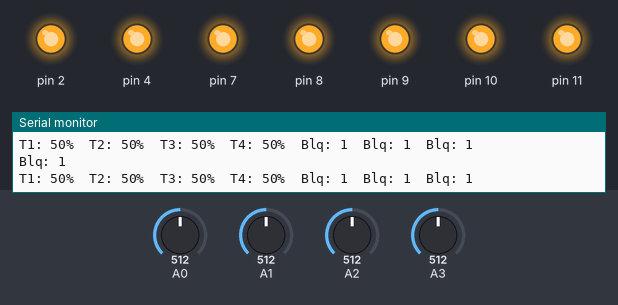
Recording of a sketch running on a simulated Arduino Uno, built with avr-gcc and run on an emulated ATmega328P. On the bench: output pins drawn as LEDs (lit = HIGH), the last lines printed to the serial monitor. Inputs (shaded band) come from the test bench; at power-on: A0 = 512, A1 = 512, A2 = 512, A3 = 512.

Above: at 1.2 s.
1.3 s: A0 set to 853
4.3 s: A0 set to 886
At 4.7 s:
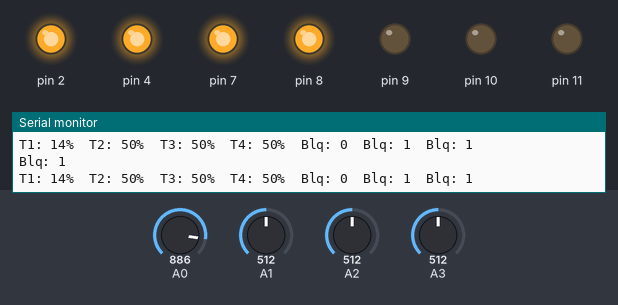
5.8 s: A1 set to 905
8.8 s: A1 set to 936
At 9.1 s:
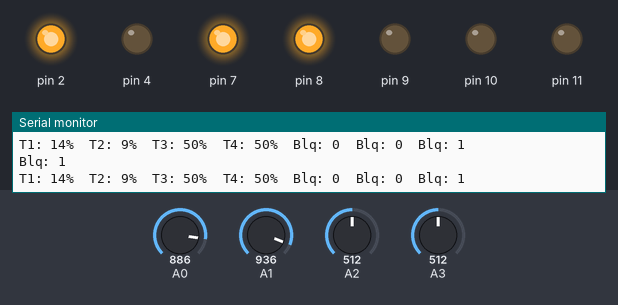
10.3 s: A2 set to 913
13.3 s: A2 set to 938
At 13.9 s:
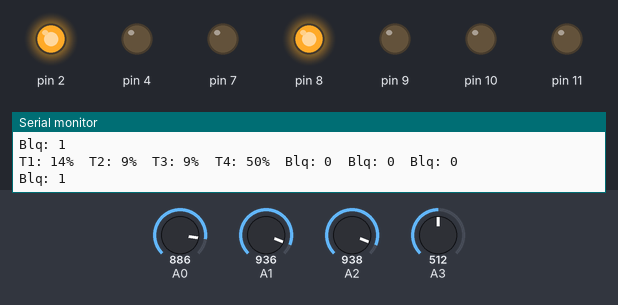
Timing chart, 0 to 15.8 s (numbered marks = the images above; inputs shaded):
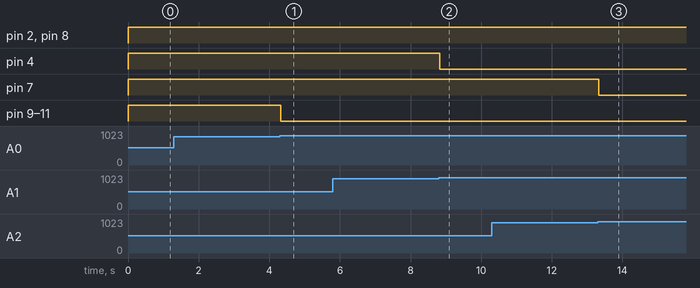

The sketch:

tanques_de_agua-4TANQUES.ino
```cpp
int tank1_level;
int tank2_level;
int tank3_level;
bool tank1_shutdown;
bool tank2_shutdown;
bool tank3_shutdown;
int tank4_level;
bool tank4_shutdown;


void setup() {
  Serial.begin(9600);
  Serial.println("Circuito de Tanques - Aguilas Imperiales 2026 - E2");
    // pin config setting for mode operation for Pott. Controller
  pinMode(A0, INPUT);
  pinMode(A1, INPUT);
  pinMode(A2, INPUT);
  pinMode(A3, INPUT);
  // pin config setting for mode operation for LED Bombs
  pinMode(9, OUTPUT);
  pinMode(10, OUTPUT);
  pinMode(11, OUTPUT);
  // Pin config Setting for mode operation for LED Water Tanks ElectroValves
  pinMode(2, OUTPUT);
  pinMode(4, OUTPUT);
  pinMode(7, OUTPUT);
  pinMode(8, OUTPUT);
}

void loop() {
  // Mapping zone
  tank1_level = map(analogRead(A0), 0, 1023, 100, 0);
  tank2_level = map(analogRead(A1), 0, 1023, 100, 0);
  tank3_level = map(analogRead(A2), 0, 1023, 100, 0);
  tank4_level = map(analogRead(A3), 0, 1023, 100, 0);

// bool config
// Tanque 1
if (tank1_level <= 15) {
  tank1_shutdown = false;
} else {
  tank1_shutdown = true;
};
// Tanque 2
if (tank2_level <= 10) {
  tank2_shutdown = false;
} else {
  tank2_shutdown = true;
};
//Tanque 3
if (tank3_level <= 10) {
  tank3_shutdown = false;
} else {
  tank3_shutdown = true;
};
if (tank4_level <= 10) {
  tank4_shutdown = false;
} else {
  tank4_shutdown = true;
};
// <--------->
// Electrovalvulas
if (tank1_level <= 70) {
  digitalWrite(2, HIGH);
} else if (tank1_level == 100) {
  digitalWrite(2, LOW);
};

if (tank2_shutdown) {
  digitalWrite(4, HIGH);
}else if (!tank2_shutdown) {
  digitalWrite(4, LOW);
};

if (tank3_shutdown) {
  digitalWrite(7, HIGH);
}else if (!tank3_shutdown) {
  digitalWrite(7, LOW);
};

if (tank4_shutdown) {
  digitalWrite(8, HIGH);
}else if (!tank4_shutdown) {
  digitalWrite(8, LOW);
};


// Bombas
// Si el nivel del tanque 3 o 2, esta por debajo de cierto nivel se activen las bombas
// siempre y cuando el tanque 1 se los permita

if (tank3_level <= 75 && tank1_shutdown) {
  digitalWrite(10, HIGH);
} else if (tank3_level == 100 || !tank1_shutdown) {
  digitalWrite(10, LOW);
};

if (tank2_level <= 73 && tank1_shutdown) {
  digitalWrite(9, HIGH);
} else if (tank2_level == 100 || !tank1_shutdown) {
  digitalWrite(9, LOW);
};


if (tank4_level <= 73 && tank1_shutdown) {
  digitalWrite(11, HIGH);
} else if (tank4_level == 100 || !tank1_shutdown) {
  digitalWrite(11, LOW);
};


Serial.print("T1: ");Serial.print(tank1_level);Serial.print("%  ");
Serial.print("T2: ");Serial.print(tank2_level);Serial.print("%  ");
Serial.print("T3: ");Serial.print(tank3_level);Serial.print("%  ");
Serial.print("T4: ");Serial.print(tank4_level);Serial.print("%  ");
Serial.print("Blq: ");Serial.print(tank1_shutdown);Serial.print("  ");
Serial.print("Blq: ");Serial.print(tank2_shutdown);Serial.print("  ");
Serial.print("Blq: ");Serial.print(tank3_shutdown);Serial.println("  ");
Serial.print("Blq: ");Serial.print(tank4_shutdown);Serial.println("  ");
}
```

Measured:
- the behaviour switches between 869 and 870 on A0 (found by bisection; images 0 and 1)
- the behaviour switches between 920 and 921 on A1 (found by bisection; images 1 and 2)
- the behaviour switches between 920 and 921 on A2 (found by bisection; images 2 and 3)
- after the input at 4.3 s, pin 9–11: HIGH → LOW at once
- after the input at 8.8 s, pin 4: HIGH → LOW at once
- after the input at 13.3 s, pin 7: HIGH → LOW at once
